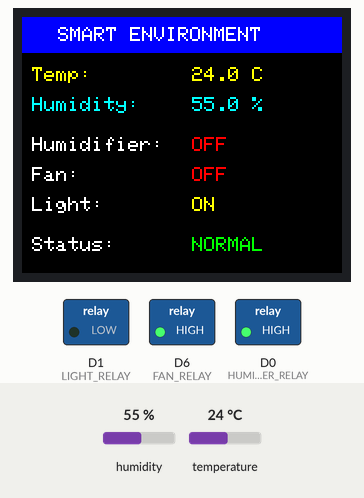
Recording of a sketch running on a simulated ESP8266 (NodeMCU). Shown: 160×128 colour display, switched loads named in the sketch (green lamp = pin HIGH). The test bench sets the inputs (shaded band); at power-on: humidity 55 %, temperature 24 °C. What the sketch prints to the serial monitor is not drawn.

Above: at 1.3 s.
1.4 s: humidity set to 22 %
At 2.8 s:
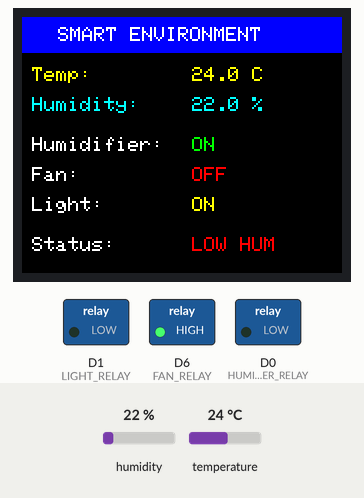
4.1 s: humidity set to 79 %
At 5.6 s:
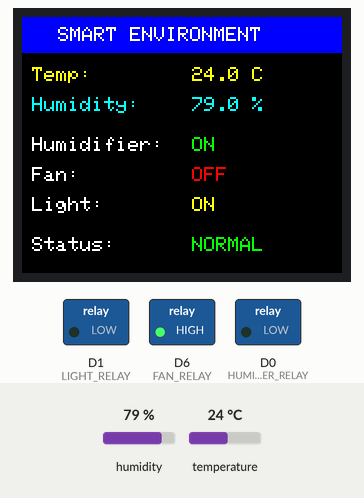
6.8 s: humidity set to 82 %
At 9.0 s:
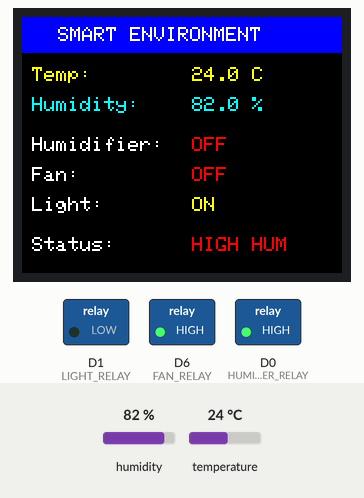
9.8 s: temperature set to 32 °C
At 11.8 s:
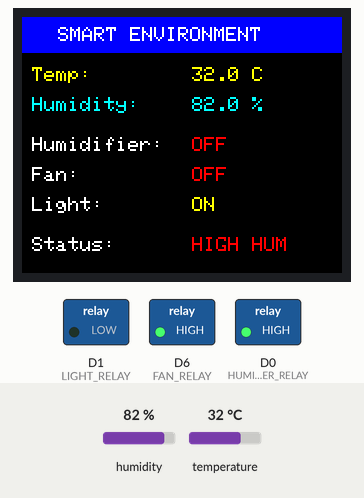
12.5 s: temperature set to 35 °C
At 15.1 s:
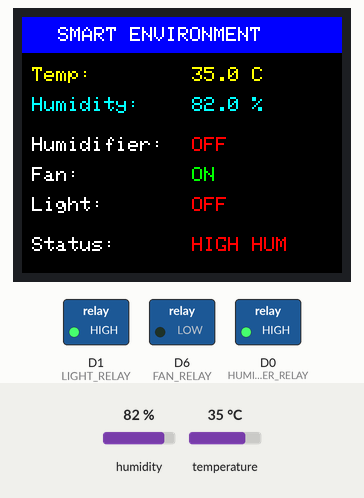
15.9 s: humidity set to 68 %
At 16.8 s:
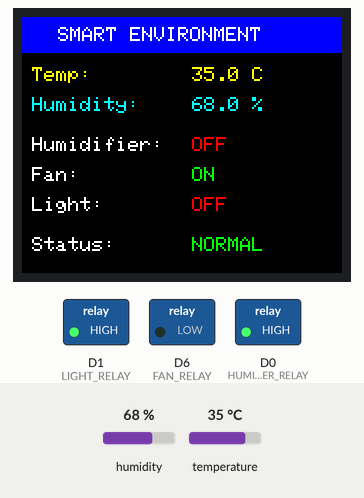
Timing chart, 0 to 18.9 s (numbered marks = the images above; inputs shaded):
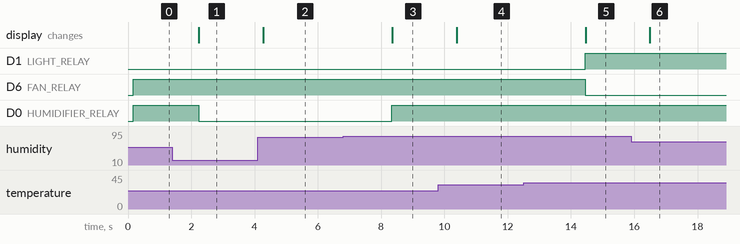

The sketch:

IoT_Smart_Temperature_Control_System.ino
```cpp
#include <SPI.h>
#include <DHT.h>
#include <Adafruit_GFX.h>
#include <Adafruit_ST7735.h>

//====================================================
// DHT11
//====================================================
#define DHTPIN  D4
#define DHTTYPE DHT11

DHT dht(DHTPIN, DHTTYPE);


//====================================================
// RELAYS
//====================================================

#define HUMIDIFIER_RELAY D0
#define LIGHT_RELAY      D1
#define FAN_RELAY        D6

// Relay module is ACTIVE LOW
//
// LOW  = ON
// HIGH = OFF


//====================================================
// TFT
//====================================================

#define TFT_CS  D8
#define TFT_DC  D2
#define TFT_RST -1

Adafruit_ST7735 tft = Adafruit_ST7735(TFT_CS, TFT_DC, TFT_RST);


//====================================================
// SYSTEM STATES
//====================================================

// true  = Bulb ON / Fan OFF
// false = Bulb OFF / Fan ON

bool bulbState = true;


// Humidifier state
// true  = ON
// false = OFF

bool humidifierState = false;


//====================================================
// SETUP
//====================================================

void setup()
{
  Serial.begin(115200);

  //==================================================
  // DHT
  //==================================================

  dht.begin();


  //==================================================
  // TFT INITIALIZATION
  //==================================================

  tft.initR(INITR_BLACKTAB);
  tft.setRotation(1);
  tft.fillScreen(ST77XX_BLACK);


  //==================================================
  // IMPORTANT
  //==================================================
  //
  // Configure relay pins AFTER TFT initialization.
  //
  // This is especially important for D6 because D6
  // is also the ESP8266 hardware SPI MISO pin.
  //
  // The ST7735 does not need MISO for our display
  // operations, so we can use D6 as the fan output.
  //
  //==================================================

  pinMode(HUMIDIFIER_RELAY, OUTPUT);
  pinMode(LIGHT_RELAY, OUTPUT);
  pinMode(FAN_RELAY, OUTPUT);


  //==================================================
  // INITIAL RELAY STATES
  //==================================================

  // Bulb ON
  digitalWrite(LIGHT_RELAY, LOW);

  // Fan OFF
  digitalWrite(FAN_RELAY, HIGH);

  // Humidifier OFF
  digitalWrite(HUMIDIFIER_RELAY, HIGH);


  //==================================================
  // TFT HEADER
  //==================================================

  tft.fillRect(0, 0, 160, 18, ST77XX_BLUE);

  tft.setTextColor(ST77XX_WHITE);
  tft.setTextSize(1);

  tft.setCursor(18, 5);
  tft.print("SMART ENVIRONMENT");


  //==================================================
  // TFT STATIC LABELS
  //==================================================

  tft.setTextColor(ST77XX_YELLOW);
  tft.setCursor(5, 25);
  tft.print("Temp:");

  tft.setTextColor(ST77XX_CYAN);
  tft.setCursor(5, 40);
  tft.print("Humidity:");

  tft.setTextColor(ST77XX_WHITE);

  tft.setCursor(5, 60);
  tft.print("Humidifier:");

  tft.setCursor(5, 75);
  tft.print("Fan:");

  tft.setCursor(5, 90);
  tft.print("Light:");

  tft.setCursor(5, 110);
  tft.print("Status:");
}


//====================================================
// LOOP
//====================================================

void loop()
{
  //==================================================
  // READ DHT11
  //==================================================

  float temperature = dht.readTemperature();
  float humidity = dht.readHumidity();


  //==================================================
  // SENSOR ERROR
  //==================================================

  if (isnan(temperature) || isnan(humidity))
  {
    Serial.println("Failed to read DHT11!");

    tft.fillRect(85, 25, 70, 95, ST77XX_BLACK);

    tft.setCursor(85, 25);
    tft.setTextColor(ST77XX_RED);
    tft.print("ERROR");

    delay(2000);

    return;
  }


  //==================================================
  // TEMPERATURE CONTROL
  //==================================================

  /*
      BELOW 30°C
      ----------------
      Bulb ON
      Fan OFF


      ABOVE 33°C
      ----------------
      Bulb OFF
      Fan ON


      30°C - 33°C
      ----------------
      KEEP PREVIOUS STATE
  */

  if (temperature < 30.0)
  {
    bulbState = true;
  }
  else if (temperature > 33.0)
  {
    bulbState = false;
  }


  //==================================================
  // APPLY BULB + FAN STATE
  //==================================================

  if (bulbState)
  {
    // Bulb ON
    digitalWrite(LIGHT_RELAY, LOW);

    // Fan OFF
    digitalWrite(FAN_RELAY, HIGH);
  }
  else
  {
    // Bulb OFF
    digitalWrite(LIGHT_RELAY, HIGH);

    // Fan ON
    digitalWrite(FAN_RELAY, LOW);
  }


  //==================================================
  // HUMIDIFIER CONTROL
  //==================================================

  if (humidity < 50.0)
  {
    humidifierState = true;
  }
  else if (humidity > 80.0)
  {
    humidifierState = false;
  }


  //==================================================
  // APPLY HUMIDIFIER STATE
  //==================================================

  if (humidifierState)
  {
    digitalWrite(HUMIDIFIER_RELAY, LOW);
  }
  else
  {
    digitalWrite(HUMIDIFIER_RELAY, HIGH);
  }


  //==================================================
  // TFT TEMPERATURE
  //==================================================

  tft.fillRect(85, 25, 70, 10, ST77XX_BLACK);

  tft.setCursor(85, 25);
  tft.setTextColor(ST77XX_YELLOW);

  tft.print(temperature, 1);
  tft.print(" C");


  //==================================================
  // TFT HUMIDITY
  //==================================================

  tft.fillRect(85, 40, 70, 10, ST77XX_BLACK);

  tft.setCursor(85, 40);
  tft.setTextColor(ST77XX_CYAN);

  tft.print(humidity, 1);
  tft.print(" %");


  //==================================================
  // TFT HUMIDIFIER
  //==================================================

  tft.fillRect(85, 60, 70, 10, ST77XX_BLACK);

  tft.setCursor(85, 60);

  if (humidifierState)
  {
    tft.setTextColor(ST77XX_GREEN);
    tft.print("ON");
  }
  else
  {
    tft.setTextColor(ST77XX_RED);
    tft.print("OFF");
  }


  //==================================================
  // TFT FAN
  //==================================================

  tft.fillRect(85, 75, 70, 10, ST77XX_BLACK);

  tft.setCursor(85, 75);

  if (bulbState)
  {
    // Bulb ON → Fan OFF
    tft.setTextColor(ST77XX_RED);
    tft.print("OFF");
  }
  else
  {
    // Bulb OFF → Fan ON
    tft.setTextColor(ST77XX_GREEN);
    tft.print("ON");
  }


  //==================================================
  // TFT LIGHT
  //==================================================

  tft.fillRect(85, 90, 70, 10, ST77XX_BLACK);

  tft.setCursor(85, 90);

  if (bulbState)
  {
    // Bulb ON
    tft.setTextColor(ST77XX_YELLOW);
    tft.print("ON");
  }
  else
  {
    // Bulb OFF
    tft.setTextColor(ST77XX_RED);
    tft.print("OFF");
  }


  //==================================================
  // TFT HUMIDITY STATUS
  //==================================================

  tft.fillRect(85, 110, 70, 10, ST77XX_BLACK);

  tft.setCursor(85, 110);

  if (humidity > 80.0)
  {
    tft.setTextColor(ST77XX_RED);
    tft.print("HIGH HUM");
  }
  else if (humidity > 50.0)
  {
    tft.setTextColor(ST77XX_GREEN);
    tft.print("NORMAL");
  }
  else
  {
    tft.setTextColor(ST77XX_RED);
    tft.print("LOW HUM");
  }


  //==================================================
  // SERIAL MONITOR
  //==================================================

  Serial.print("Temperature: ");
  Serial.print(temperature, 1);

  Serial.print(" C   Humidity: ");
  Serial.print(humidity, 1);
  Serial.print("%   ");

  Serial.print("Humidifier: ");
  Serial.print(humidifierState ? "ON" : "OFF");

  Serial.print("   Fan: ");
  Serial.print(bulbState ? "OFF" : "ON");

  Serial.print("   Bulb: ");
  Serial.println(bulbState ? "ON" : "OFF");


  //==================================================
  // WAIT
  //==================================================

  delay(1000);
}
```

Measured:
- the behaviour switches between 80 and 81 % on humidity (found by bisection; images 2 and 3)
- the behaviour switches between 33 and 34 °C on temperature (found by bisection; images 4 and 5)
- after the input at 1.4 s, D0 (HUMIDIFIER_RELAY): HIGH → LOW after 0.84 s; the display: changes after 0.84 s (image 1)
- after the input at 4.1 s, the display: changes after 0.18 s (image 2)
- after the input at 6.8 s, D0 (HUMIDIFIER_RELAY): LOW → HIGH after 1.5 s; the display: changes after 1.6 s (image 3)
- after the input at 9.8 s, the display: changes after 0.59 s (image 4)
- after the input at 12.5 s, D1 (LIGHT_RELAY): LOW → HIGH after 2.0 s; D6 (FAN_RELAY): HIGH → LOW after 2.0 s; the display: changes after 2.0 s (image 5)
- after the input at 15.9 s, the display: changes after 0.60 s (image 6)
